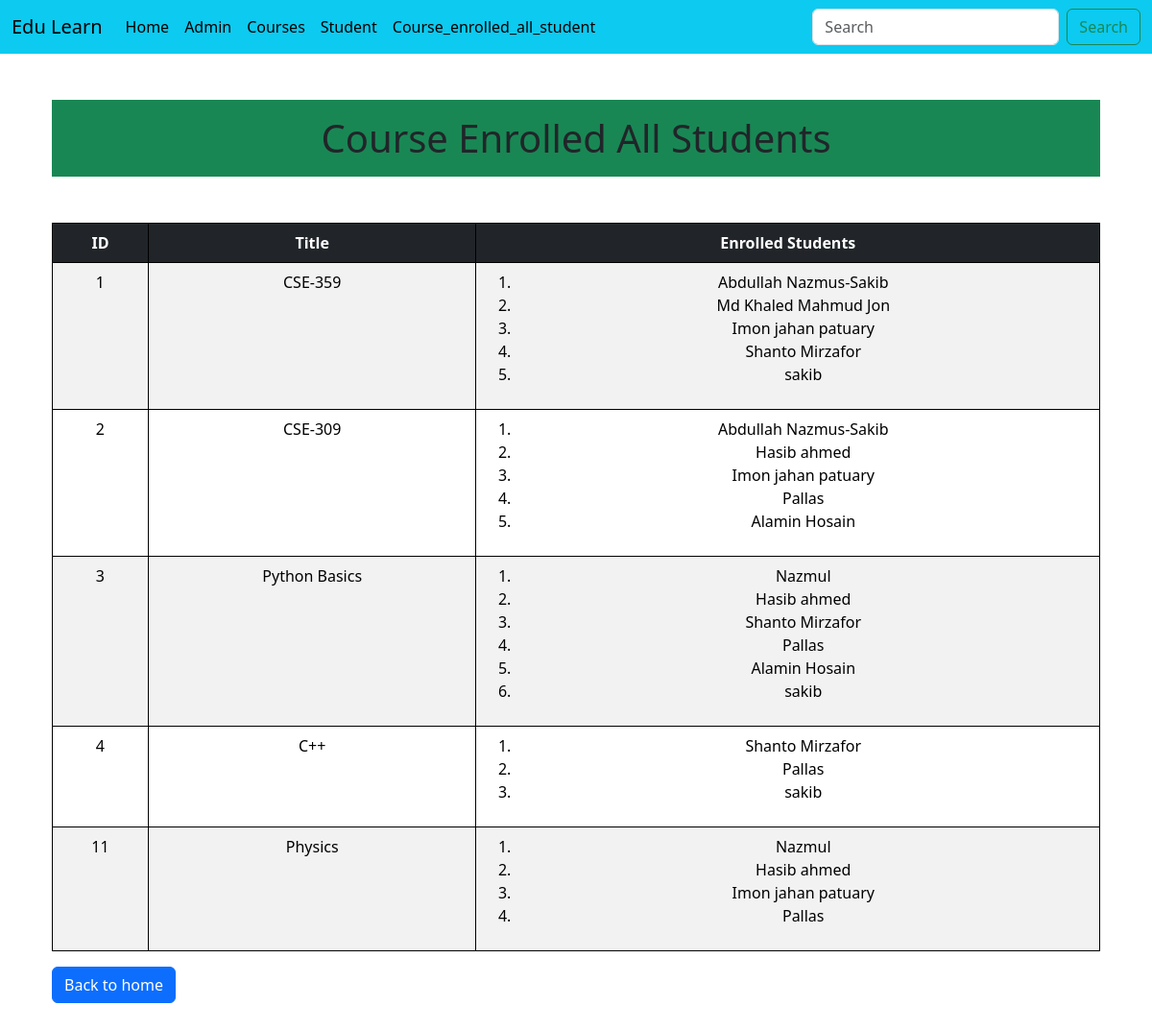
The app's page /courses/course_enrolled_student_all/, older data.
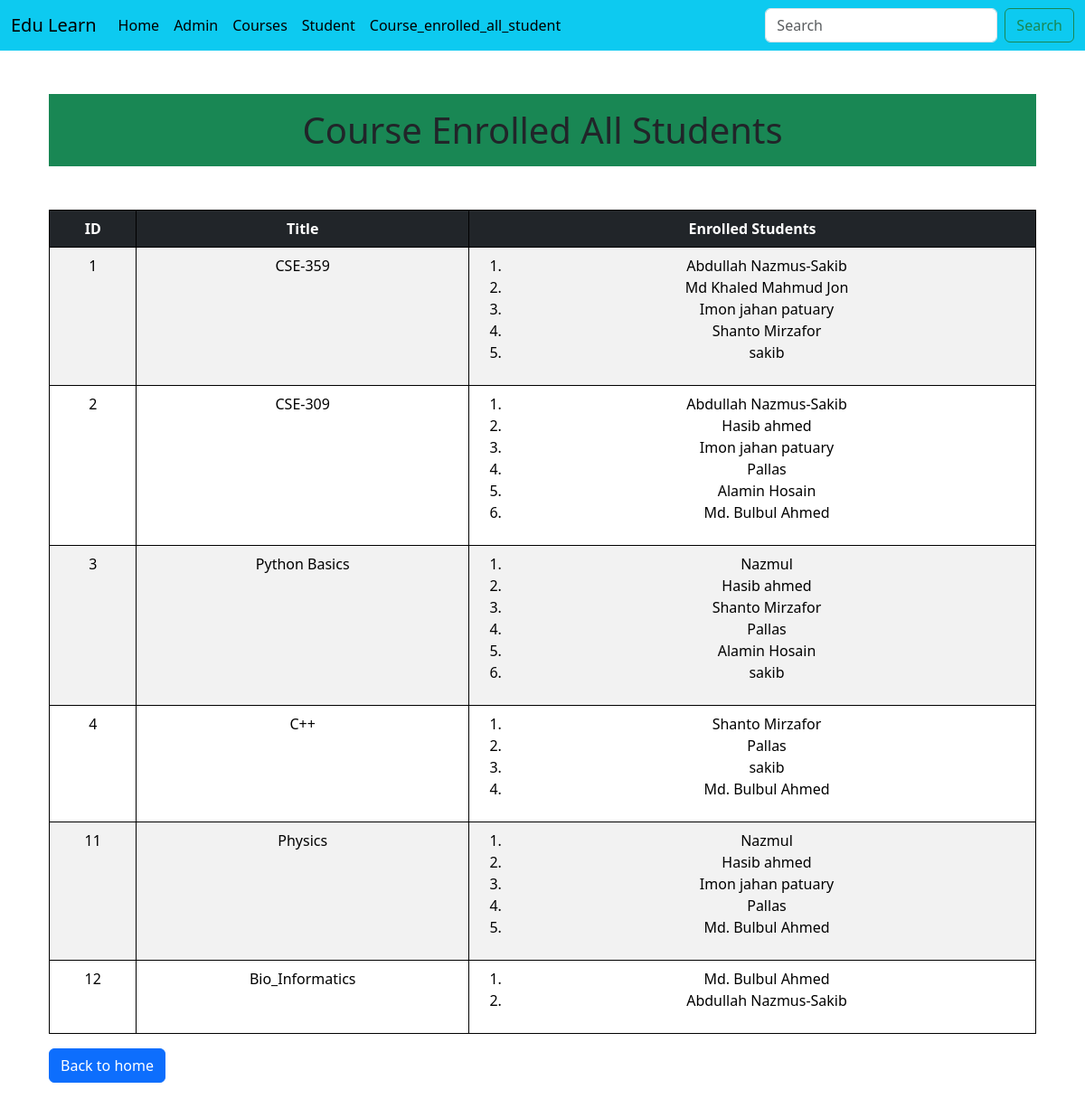
The same page, newer data.
### Courses/models.py (models this page shows, shortened)
class Courses(models.Model):
    title = models.CharField(max_length=200)
    description = models.TextField()
    duration = models.IntegerField(help_text="Duration in hours")
    thumbnail = models.ImageField(upload_to='course_thumbnail/',null=True,blank=True)

class Student(models.Model):
    name = models.CharField(max_length=100)
    email = models.EmailField(unique=True)
    enrolled_courses = models.ManyToManyField(Courses, related_name='students')

### Courses/views.py (the view)
# urls.py: path('course_enrolled_student_all/',views.course_enrolled_student_all,name='course_enrolled_student_all'),
def course_enrolled_student_all(request):
    courses = Courses.objects.prefetch_related('students').all()  # Fetch courses with enrolled students
    return render(request, "Courses/course_enrolled_student_all.html", {'courses': courses})

### templates/Courses/course_enrolled_student_all.html (shortened to what this page needs)
{% extends "Courses/base.html" %}
{% block content %}
<div class="container">
    <h1 class="text-center my-5 py-3 bg-success">Course Enrolled All Students</h1>
    <table class="table table-striped">
        <thead>
            <tr class="table-dark">
                <th>ID</th>
                <th>Title</th>
                <th>Enrolled Students</th>
            </tr>
        </thead>
        <tbody>
            {% for course in courses %}
            <tr>
                <td>{{ course.id }}</td>
                <td>{{ course.title }}</td>
                <td>
                    {% if course.students.all %}
                        <ol>
                            {% for student in course.students.all %}
                                <li>{{ student.name }}</li>
                            {% endfor %}
                        </ol>
                    {% else %}
                        <span class="text-muted">No students enrolled</span>
                    {% endif %}
                </td>
            </tr>
            {% empty %}
            <tr>
                <td colspan="3" class="text-center text-danger">No courses found.</td>
            </tr>
            {% endfor %}
        </tbody>
    </table>
    <a href="{% url 'course_list' %}" class="btn btn-primary">Back to home</a>
</div>
{% endblock content %}

Row changes from the older to the newer data that the page shows:
added Student: name "Md. Bulbul Ahmed"
added Courses: id "12", title "Bio_Informatics"
added Student: name "Md. Bulbul Ahmed", shown under "12"
added Student: name "Abdullah Nazmus-Sakib", shown under "12"
